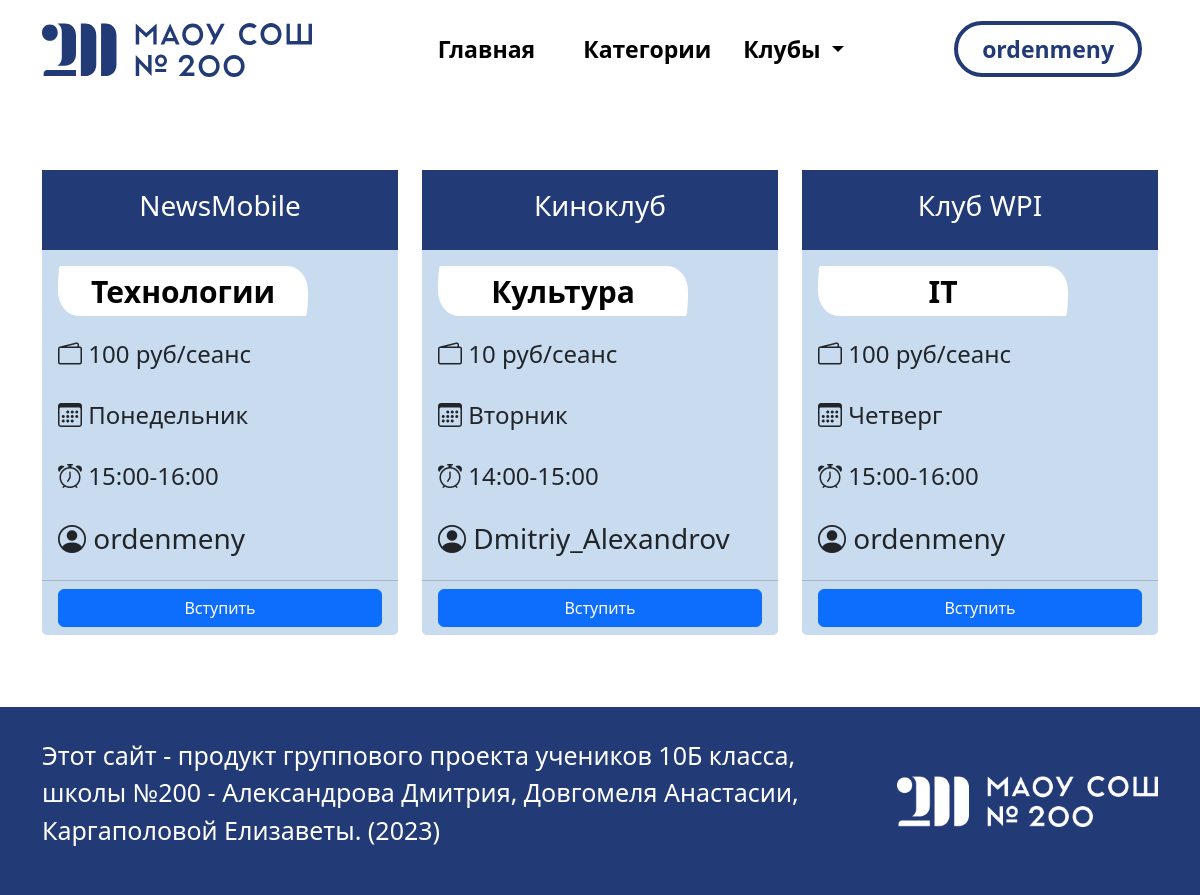
Page /list_club/all_clubs (signed in) on the committed database.
### accounts/models.py (models this page shows)
class SignUpModel(AbstractUser):
    pass

### clubs_app/models.py (models this page shows, shortened)
class ClubModel(models.Model):
    manager = models.ForeignKey(
        settings.AUTH_USER_MODEL,
        on_delete=models.CASCADE, null=True, related_name='user_system')
    title_club = models.CharField(max_length=128, null=False, blank=False)
    cat_club = models.ForeignKey('CatClubModel', on_delete=models.CASCADE)
    info_club = models.TextField()
    days_event = models.CharField(max_length=100, null=True, blank=True)
    time_event = models.CharField(max_length=100, null=True, blank=True)
    price_club = models.CharField(max_length=256, null=True, blank=True)
    member = models.ManyToManyField(settings.AUTH_USER_MODEL, related_name='member_field')
    slug_club = models.SlugField(max_length=255, unique=True, null=True)
    class Meta:
        verbose_name = 'Клубы'
        verbose_name_plural = 'Клубы'
        ordering = ['-id']

class CatClubModel(models.Model):
    cat = models.CharField(max_length=128, verbose_name="Категория")
    slug = models.SlugField(max_length=255, unique=True)
    image = models.ImageField(upload_to='photos/', null=True)
    def __str__(self):
        return self.cat
    class Meta:
        verbose_name = 'Категории клубов'
        verbose_name_plural = 'Категории клубов'

### clubs_app/views.py (the view)
# urls.py: path('list_club/<slug:cat_slug>', list_club, name='list_club'),
@login_required
def list_club(request, cat_slug):
    if cat_slug == 'all_clubs':
        club_model = ClubModel.objects.all()
    else:
        club_model = ClubModel.objects.filter(cat_club=CatClubModel.objects.get(slug=cat_slug))
    context = {
        'club_model': club_model,
    }
    return render(request, template_name='clubs_app/list_club.html', context=context)

### clubs_app/templatetags/custom_filters.py (called while the page is built)
@register.filter
def split_string(value):
    return value.split(" ")

### clubs_app/templates/clubs_app/list_club.html (shortened to what this page needs)
{% extends 'clubs_app/base/base.html' %}
{% load static %}
{% block css %}
    <link rel="stylesheet" href="{% static 'css/style2.css' %}">
{% endblock %}
{% block content %}
    <br><br><br>
    <div class="container">
        <div class="row row-cols-1 row-cols-md-3 g-4">
            {% for club in club_model %}
                <div class="col ">
                    <div class="card h-100 list-club-table">
                        <div style="border: 1px solid #223a76; height:80px; background: #223a76"
                             class="d-flex align-items-center justify-content-center">
                            <h3 style="color:white !important;" class="">{{ club.title_club }}</h3>
                        </div>
                        <div class="card-body">
                            <div class="text-center d-flex align-items-center justify-content-center"
                                 style="background-color: white; border-radius: 10px 100px / 120px; height: 50px; width: 250px">
                                <a href="#" style="text-decoration: none; color: black"
                                   class="text-center intro-block-links">{{ club.cat_club }}</a>
                            </div>
                            <br>
                            {% if club.price_club %}
                                <h4><i class="bi bi-wallet2"></i> {{ club.price_club }}</h4><br>
                            {% endif %}
                            {% if club.days_event %}
                                <h4><i class="bi bi-calendar3"></i> {{ club.days_event }}</h4><br>
                            {% endif %}
                            {% if club.time_event %}
                                <h4><i class="bi bi-alarm"></i> {{ club.time_event }}</h4><br>
                            {% endif %}
                            <h3><i class="bi bi-person-circle"></i> {{ club.manager }}</h3>
                        </div>
                        {% if manager %}
                            <div class="card-footer" style="background: #c8dbef">
                                <a class="btn btn-primary  mx-auto" style="display: block"
                                   href="{% url 'dashboard_app:profile' slug_club=club.slug_club %}">В панель управления</a>
                            </div>
                        {% else %}
                            <div class="card-footer" style="background: #c8dbef">
                                <a class="btn btn-primary  mx-auto" style="display: block"
                                   href="{% url 'clubs_app:join_club' club_id=club.pk %}">Вступить</a>
                            </div>
                        {% endif %}
                    </div>
                </div>
            {% endfor %}
        </div>
    </div>
    <br><br><br>
{% endblock content %}

### clubs_app/templates/clubs_app/base/navbar.html (shortened to what this page needs)
{% load static %}
{% load custom_filters %}
<nav class="navbar navbar-expand-md height-navbar">
    <div class="container-xl container-lg-fluid container-900 container-sm">
        <a class="navbar-brand" href="{% url 'clubs_app:home_page' %}">
            <img src="{% static 'images/logos/logo.svg' %}" alt="Logo"
                 class="d-inline-block align-text-top logo-adaptive">
        </a>
        <div class="collapse navbar-collapse" id="navbarSupportedContent">
            <ul class="navbar-nav ms-auto">
                <li class="nav-item">
                    <a class="nav-link mx-xl-3 mx-lg-1" href="{% url 'clubs_app:home_page' %}">Главная</a>
                </li>
                <li class="nav-item">
                    <a class="nav-link mx-xl-3 mx-lg-1" href="#">Категории</a>
                </li>
                <li class="nav-item dropdown">
                    <a class="nav-link dropdown-toggle" href="#" role="button" data-bs-toggle="dropdown"
                       aria-expanded="false">
                        Клубы
                    </a>
                </li>
            </ul>
            <ul class="navbar-nav ms-auto">
                {% if user.is_authenticated %}
                    <li class="nav-item mx-xl-3 mx-md-1 btn-lg">
                        <a href="{% url 'login' %}" class="nav-link btn btn-signin rounded-pill ps-4 pe-4 pt-2 pb-2"
                           type="submit">{{ user.username |split_string|first|truncatechars:20 }}</a>
                    </li>
                {% endif %}
            </ul>
        </div>
    </div>
</nav>

### clubs_app/static/css/main.css (style rules this page uses)
.nav-link { color: black; font-weight: 600; }
.btn-signin { background-color: #ffffff; color: #223A76; border-radius:20%; border:4px solid #223A76; line-height: normal; }
@media (min-width: 1200px) { .nav-link { font-size: 25px; } }
@media (min-width: 1070px) and (max-width: 1999px) { .nav-link { font-size: 23px; } }
@media (min-width: 768px) { .height-navbar { height: 98px; } }
.intro-block-links { text-decoration: none; text-align: center; color: black; font-size: 30px; font-weight: 600; }
.card { border: none; }

### clubs_app/static/css/style2.css (style rules this page uses)
.list-club-table { background: #c8dbef; }

### rows in the picture
SignUpModel: username|split_string "ordenmeny"
ClubModel: title_club "NewsMobile", cat_club "Технологии", price_club "100 руб/сеанс", days_event "Понедельник", time_event "15:00-16:00", manager "ordenmeny"
ClubModel: title_club "Киноклуб", cat_club "Культура", price_club "10 руб/сеанс", days_event "Вторник", time_event "14:00-15:00", manager "Dmitriy_Alexandrov"
ClubModel: title_club "Клуб WPI", cat_club "IT", price_club "100 руб/сеанс", days_event "Четверг", time_event "15:00-16:00", manager "ordenmeny"
